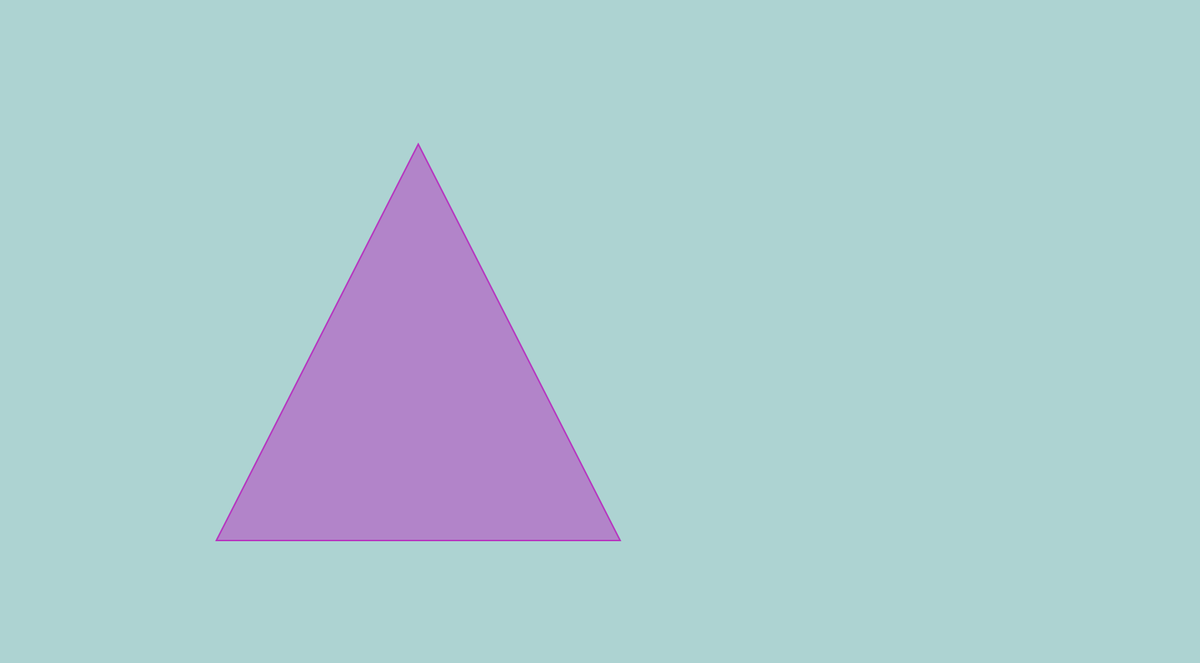
Frame 1 (no input)
Frame 60 (no input): identical to frame 1, image omitted
Frame 120 (the mouse pressed at the canvas centre since frame 60): identical to frame 1, image omitted

The p5.js sketch that drew this single still picture (run headless with seeded random() and noise() and a simulated clock; from frame 60 on, the mouse is pressed at the canvas centre):

// p5.js sketch
// ── sketch.js
// STRIPPED DOWN VERSION OF A MAGIC 8 BALL – generates random responses once you click the triangle.

// for red, green, and blue color values
var h, s, b;
var eightBall = '';


function setup() {
  createCanvas(1664, 920);
  // Pick colors randomly
  h = random(255);
  s = random(255);
  b = random(255);

//  imageMode(CENTER);
}

function draw() {
  background(173, 211, 210);
  // Draw a rectangle
  strokeWeight(2);
  stroke(h, s, b);
  fill(h, s, b, 127);
  triangle(300, 750, 580, 200, 860, 750);
  noStroke();
  fill(0);
  textSize(32);
  textFont('LESS');
  text(eightBall,500,500,200,200);
}


// When the user clicks the mouse
function mousePressed() {
  var num = int(random(0,7));
  console.log(num);
  // Check if mouse is inside the circle
  var d = dist(mouseX, mouseY, 560, 400);
  if (d < 275) {
    // Pick new random color values
    h = random(255);
    s = random(255);
    b = random(255);
    fill(50);

    //when clicked, responses vary
    if(num==0){
      eightBall ='ASK THE LAST PERSON YOU SPOKE TO';
      console.log('The eight ball answered: It is certain');
    }else if(num==1){
      eightBall ='YES BETCH!!!';
      console.log('The eight ball answered: It is decidedly so');
    }else if(num==2){
      eightBall ='NADA';
      console.log('The eight ball answered: It is decidedly so');
    }else if(num==3){
      eightBall ='MAYBE! or wait, actually NEVER.';
      console.log('The eight ball answered: It is decidedly so');
    }else if(num==4){
      eightBall ='TRY AGAIN NEXT WEEK.';
      console.log('The eight ball answered: It is decidedly so');
    }else if(num==5){
      eightBall ='JUST DO IT!!';
      console.log('The eight ball answered: It is decidedly so');
    }else if(num==6){
      eightBall ='WHY ARE YOU EVEN ASKING THIS?';
      console.log('The eight ball answered: It is decidedly so');
    }else if(num==7){
      eightBall ='YES YES YES';
      console.log('The eight ball answered: It is decidedly so');
    } 

  //console.log('The eight ball answered: ' + eightBall);
  }
  
}
